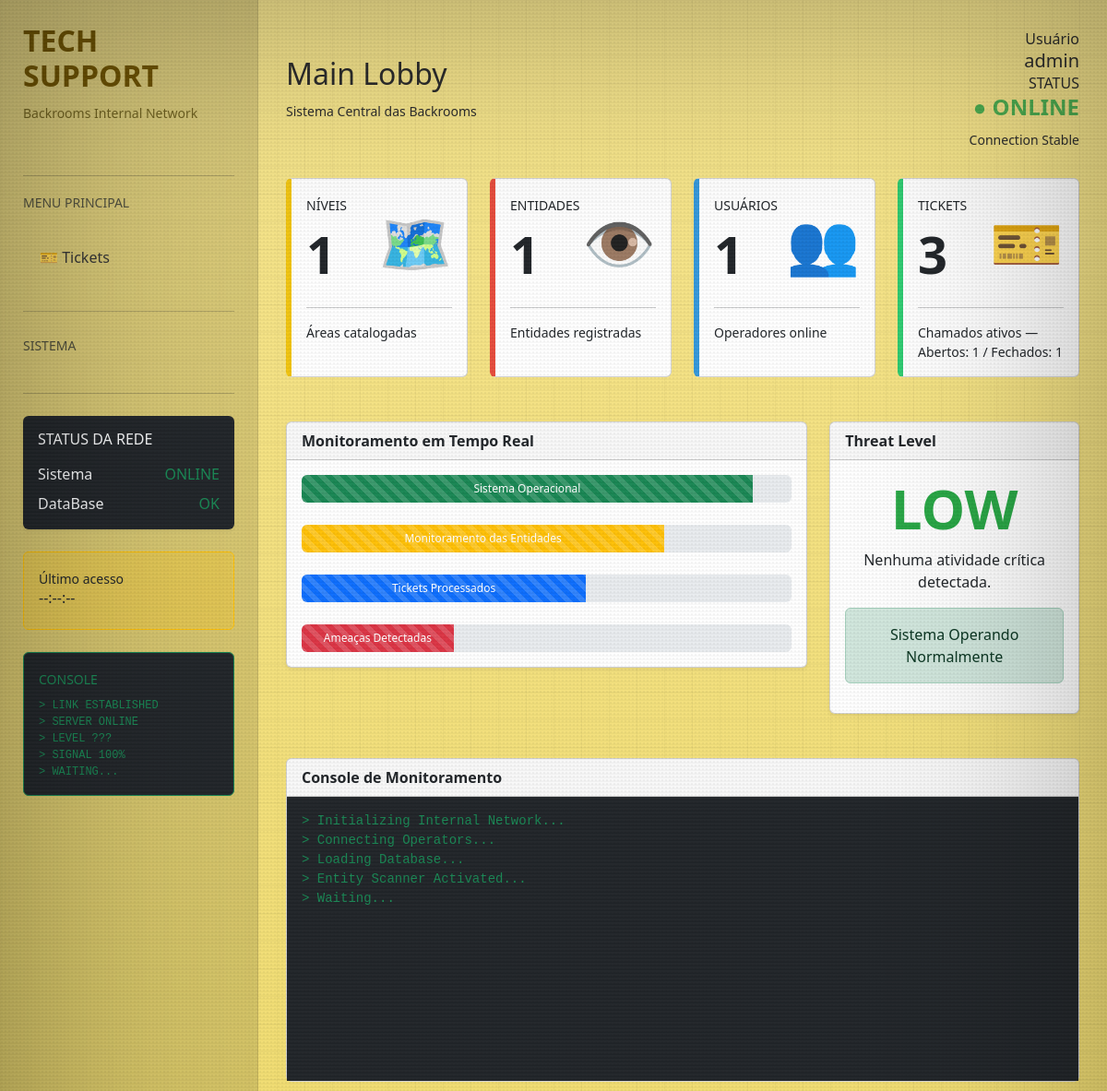
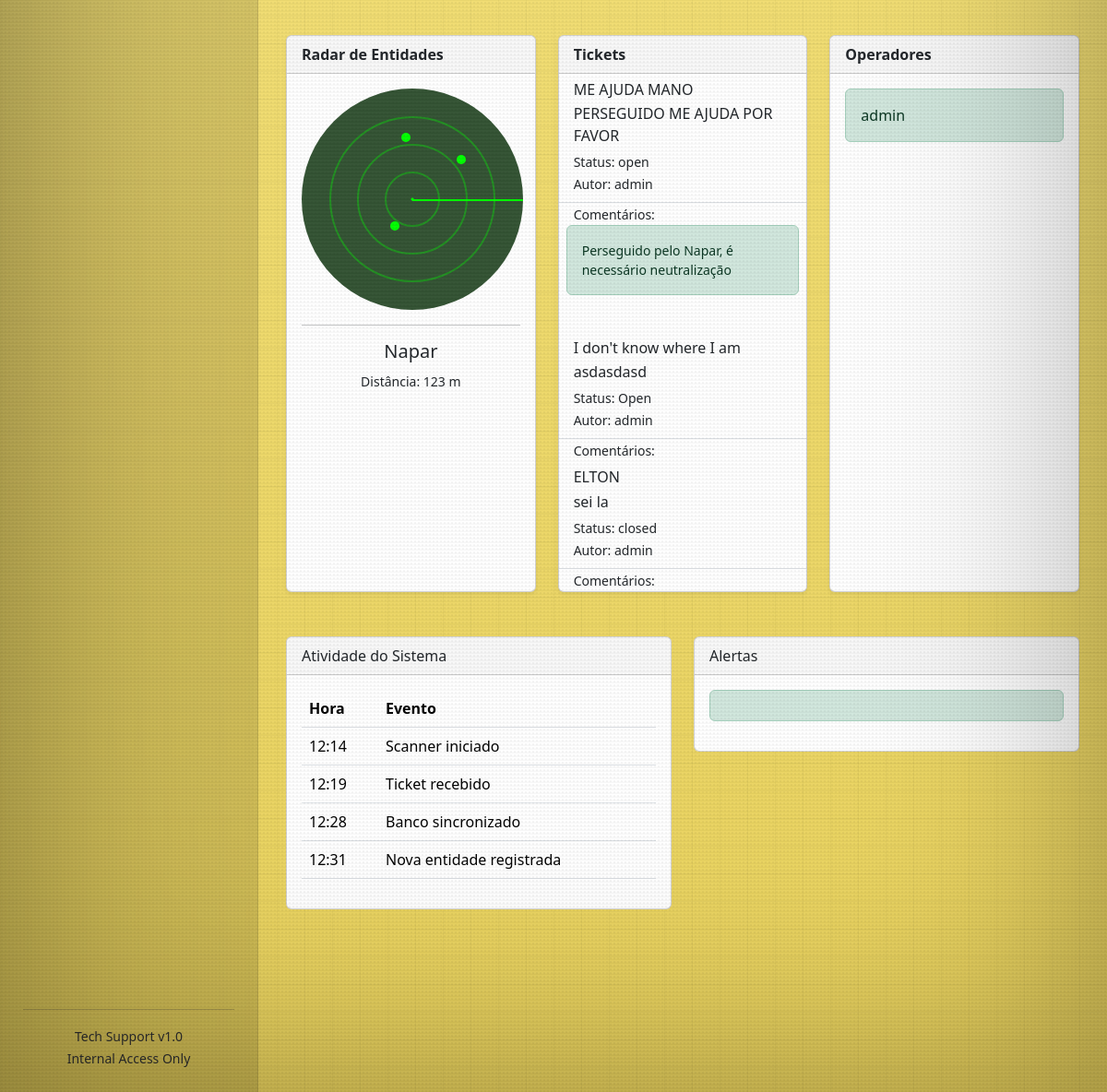
Page /mainlobby/ (signed in) on the earlier database version (2 pictures, top to bottom).
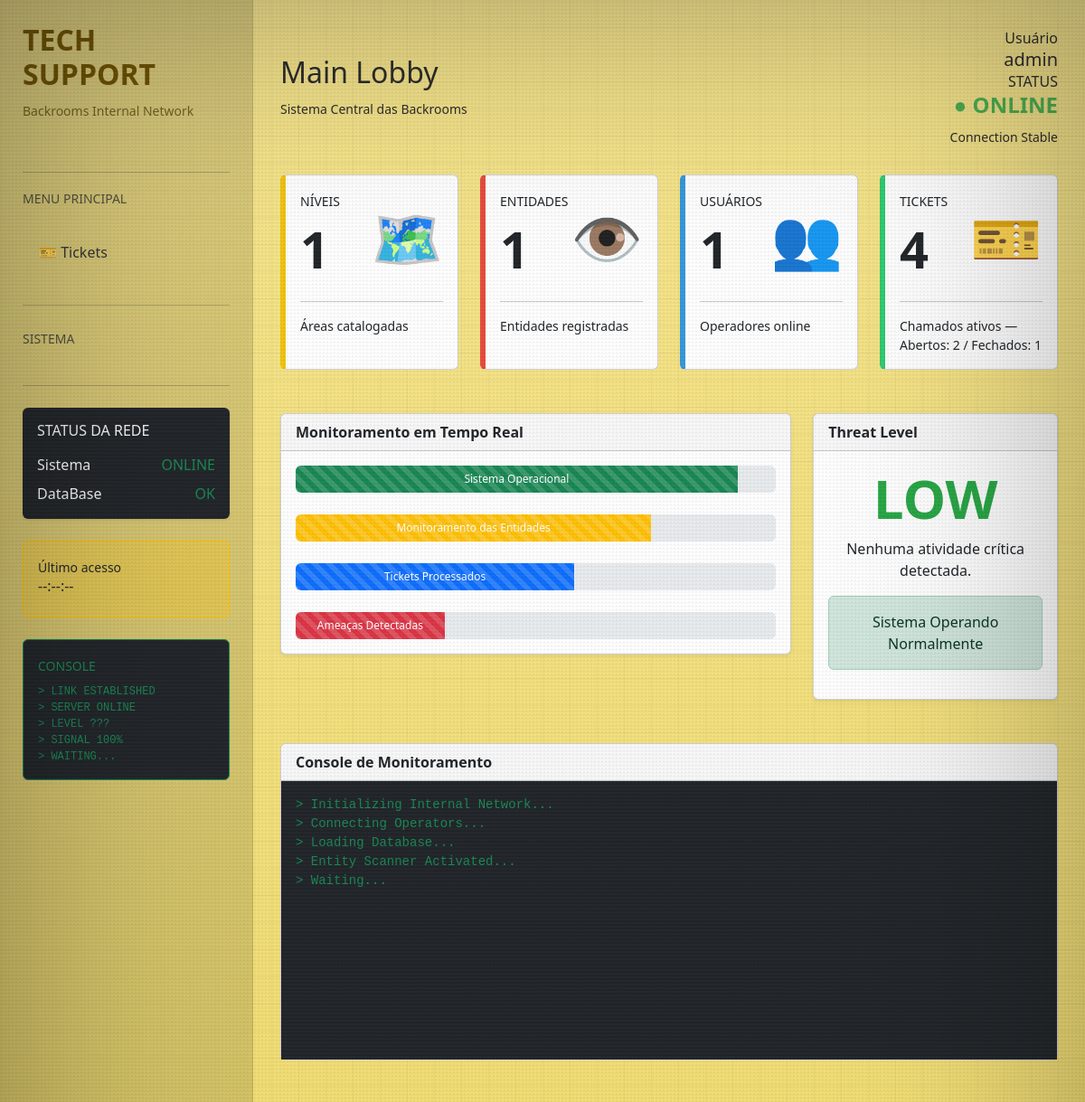
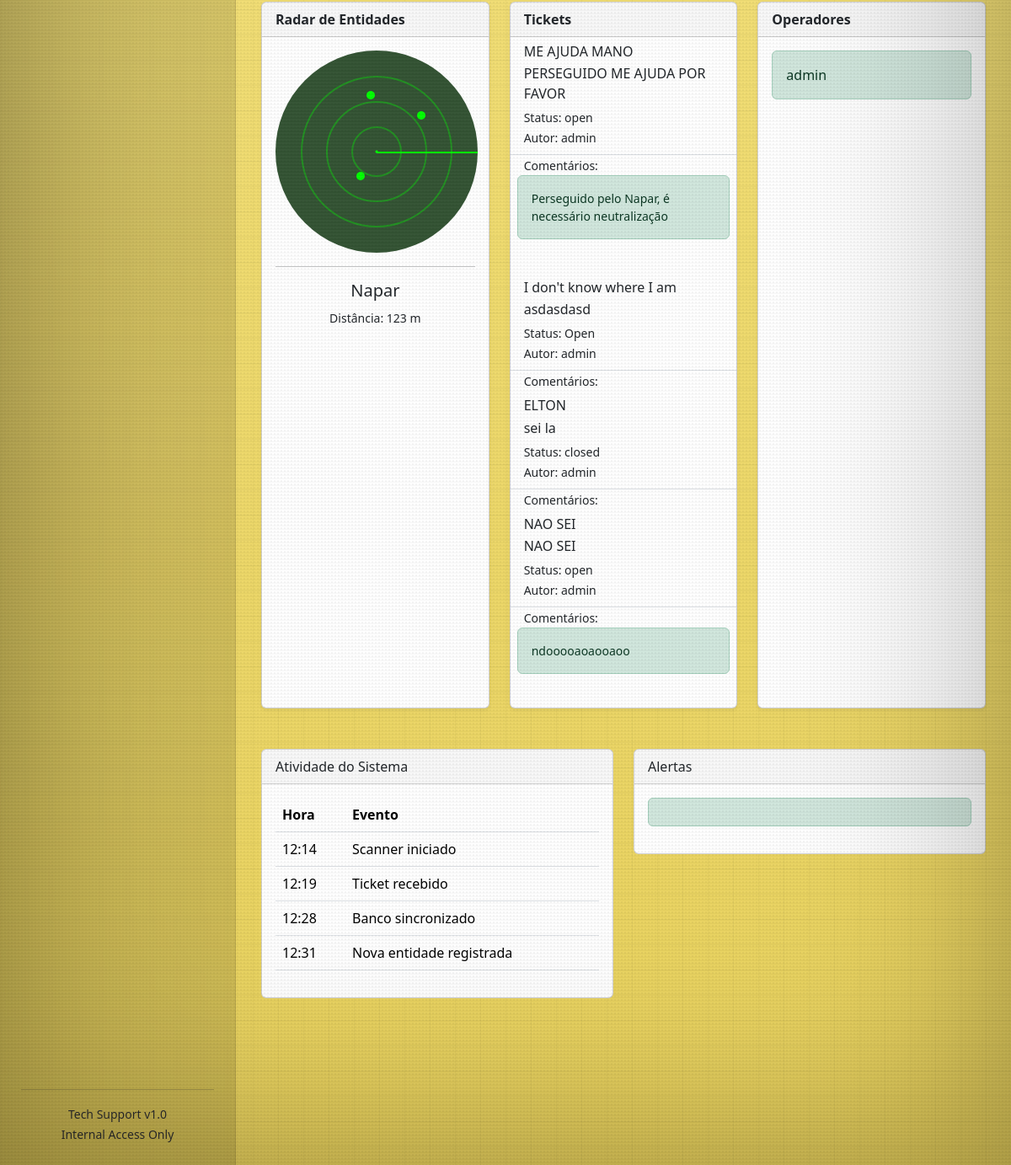
Same page on the later database version (2 pictures, top to bottom).
### techsupport/models.py (models this page shows, shortened)
class Ticket(models.Model):
    title = models.CharField(max_length=200)
    description = models.TextField()
    created_at = models.DateTimeField(auto_now_add=True)
    updated_at = models.DateTimeField(auto_now=True)
    status = models.CharField(max_length=20, default='open')
    priority = models.CharField(max_length=20, default='medium')
    assigned_to = models.ForeignKey(User, on_delete=models.SET_NULL, null=True, blank=True)

class Comment(models.Model):
    ticket = models.ForeignKey(Ticket, on_delete=models.CASCADE, related_name='comments')
    author = models.ForeignKey(User, on_delete=models.SET_NULL, null=True, blank=True)
    content = models.TextField()
    created_at = models.DateTimeField(auto_now_add=True)

### techsupport/views.py (the view)
# urls.py: path('mainlobby/', mainlobby, name='mainlobby'),
@login_required(login_url='/admin/login')
def mainlobby(request):
    dashboard_data = {
        'levels_count': Levels.objects.count(),
        'entities_count': Entities.objects.count(),
        'users_count': User.objects.count(),
        'total_tickets': Ticket.objects.count(),
        'open_tickets': Ticket.objects.filter(status='open').count(),
        'closed_tickets': Ticket.objects.filter(status='closed').count(),
        'entity_name': Entities.objects.first().name if Entities.objects.exists() else 'N/A',
        'recent_tickets': Ticket.objects.prefetch_related('comments').all(),
        'authors': {comment.author.username if comment.author else 'Unknown' for comment in Comment.objects.all()},
    }
    return render(request, 'techsupport/mainlobby.html', {'dashboard_data': dashboard_data})

### techsupport/templates/techsupport/mainlobby.html (shortened to what the changed rows need)
{% load static %}
<!DOCTYPE html>
<html lang="pt-BR">
<head>
    <link href="https://cdn.jsdelivr.net/npm/bootstrap@5.3.3/dist/css/bootstrap.min.css" rel="stylesheet">
</head>
<body>
    <div class="dashboard-wrapper">
        <aside class="sidebar">
            <div class="logo">
                <h2>TECH SUPPORT</h2>
            </div>
        </aside>
        <main class="main-content">
            <div class="topbar">
                <div>
                    <h2>Main Lobby</h2>
                </div>
            </div>
            <div class="row g-4">
                <div class="col-lg-3 col-md-6">
                    <div class="card dashboard-card level-card h-100">
                        <div class="card-body">
                            <div class="d-flex justify-content-between align-items-center">
                                <div>
                                    <h1 class="display-4 fw-bold mt-2">{{ dashboard_data.levels_count|default:"0" }}
                                    </h1>
                                </div>
                            </div>
                        </div>
                    </div>
                </div>
                <div class="col-lg-3 col-md-6">
                    <div class="card dashboard-card entity-card h-100">
                        <div class="card-body">
                            <div class="d-flex justify-content-between align-items-center">
                                <div>
                                    <h1 class="display-4 fw-bold mt-2">{{ dashboard_data.entities_count|default:"0" }}
                                    </h1>
                                </div>
                            </div>
                        </div>
                    </div>
                </div>
                <div class="col-lg-3 col-md-6">
                    <div class="card dashboard-card user-card h-100">
                        <div class="card-body">
                            <div class="d-flex justify-content-between align-items-center">
                                <div>
                                    <h1 class="display-4 fw-bold mt-2">{{ dashboard_data.users_count|default:"0" }}
                                    </h1>
                                </div>
                            </div>
                        </div>
                    </div>
                </div>
                <div class="col-lg-3 col-md-6">
                    <div class="card dashboard-card ticket-card h-100">
                        <div class="card-body">
                            <div class="d-flex justify-content-between align-items-center">
                                <div>
                                    <small class="text-uppercase">Tickets</small>
                                    <h1 class="display-4 fw-bold mt-2">{{ dashboard_data.total_tickets|default:"0" }}
                                    </h1>
                                </div>
                                <div class="display-3">🎫</div>
                            </div>
                            <hr>
                            <div class="small">Chamados ativos — Abertos: {{ dashboard_data.open_tickets|default:"0" }}
                                / Fechados: {{ dashboard_data.closed_tickets|default:"0" }}</div>
                        </div>
                    </div>
                </div>
            </div>
            <div class="row mt-5">
                <div class="col-lg-4">
                    <div class="card shadow-sm h-100">
                        <div class="card-body text-center">
                            <h1 id="threatLevel" style="color:#28a745;font-size:60px;font-weight:bold;">LOW</h1>
                        </div>
                    </div>
                </div>
            </div>
            <div class="row mt-5">
                <div class="col-lg-4">
                    <div class="card shadow-sm h-100">
                        <div class="list-group list-group-flush">
                            {% for ticket in dashboard_data.recent_tickets %}
                            <a href="#" class="list-group-item list-group-item-action">
                                <div class="d-flex w-100 justify-content-between">
                                    <h6 class="mb-1">{{ ticket.title }}</h6>
                                </div>
                                <p class="mb-1">{{ ticket.description|truncatechars:50 }}</p>
                                <small>Status: {{ ticket.status }}</small>
                                <div>
                                    <small>Autor: {{ dashboard_data.authors|join:", " }}</small>
                                </div>
                                <a>
                                    <div>
                                        <small class="mx-3">Comentários:
                                            {% for comentario in ticket.comments.all %}
                                            <div class="mx-2 alert alert-success">
                                                {{comentario.content}}
                                            </div>
                                            {% endfor %}
                                        </small>
                                    </div>
                                </a>
                            </a>
                            {% empty %}
                            <div class="list-group-item">
                                <p class="mb-0">Nenhum ticket recente.</p>
                            </div>
                            {% endfor %}
                        </div>
                    </div>
                </div>
            </div>
            <div class="row mt-5">
                <div class="col-lg-6">
                    <div class="card">
                        <div class="card-body">
                            <table class="table">
                                <thead>
                                    <tr>
                                        <th>Hora</th>
                                        <th>Evento</th>
                                    </tr>
                                </thead>
                            </table>
                        </div>
                    </div>
                </div>
            </div>
        </main>
    </div>

Differences in the rows shown:
added Ticket: title "NAO SEI", description "NAO SEI", status "open", authors "admin"
added Comment: content "ndooooaoaooaoo", shown under "NAO SEI"
Other differences:
{{ dashboard_data.total_tickets|default:"0" }}: "3" → "4"
{{ dashboard_data.open_tickets|default:"0" }}: "1" → "2"
